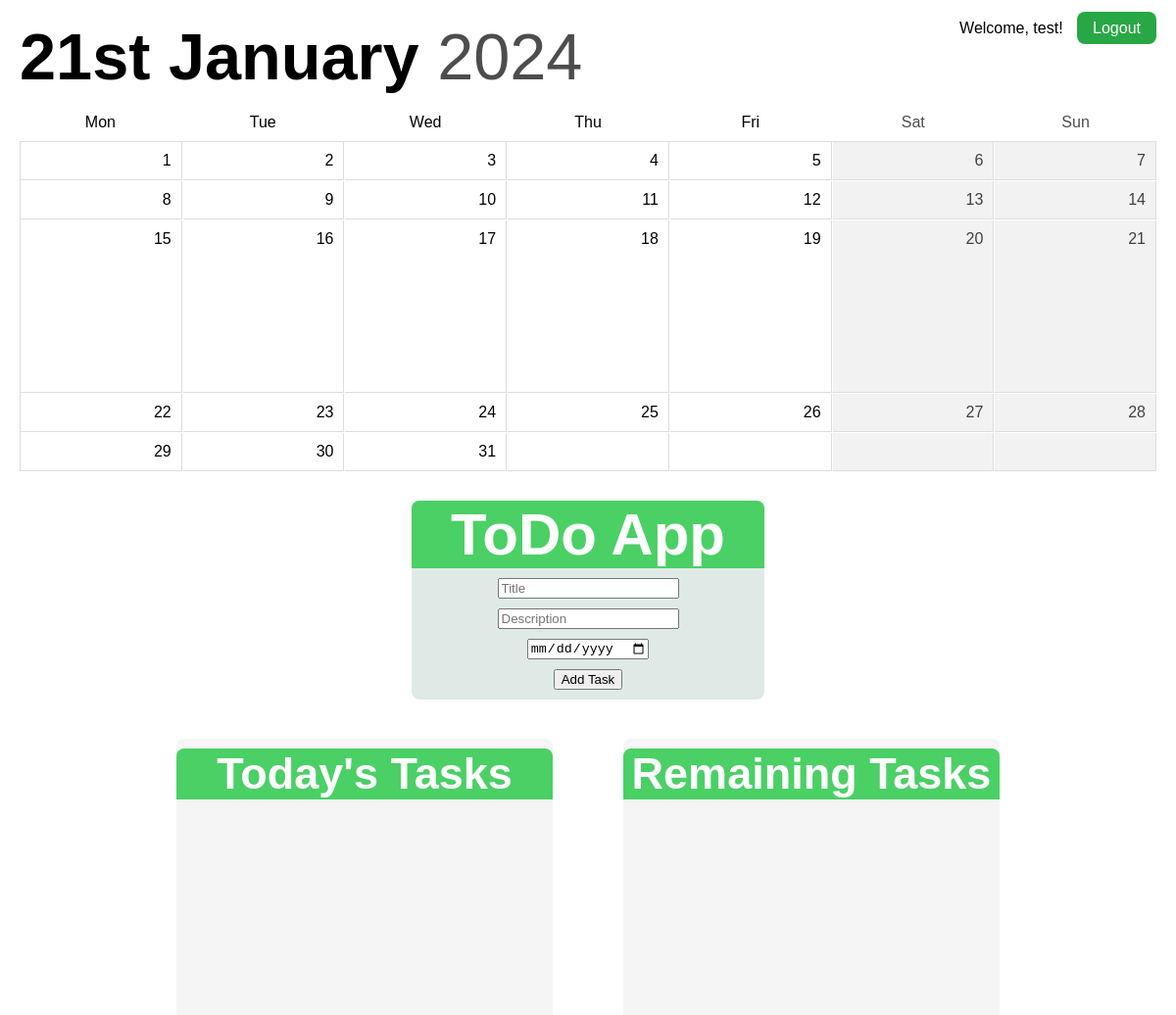
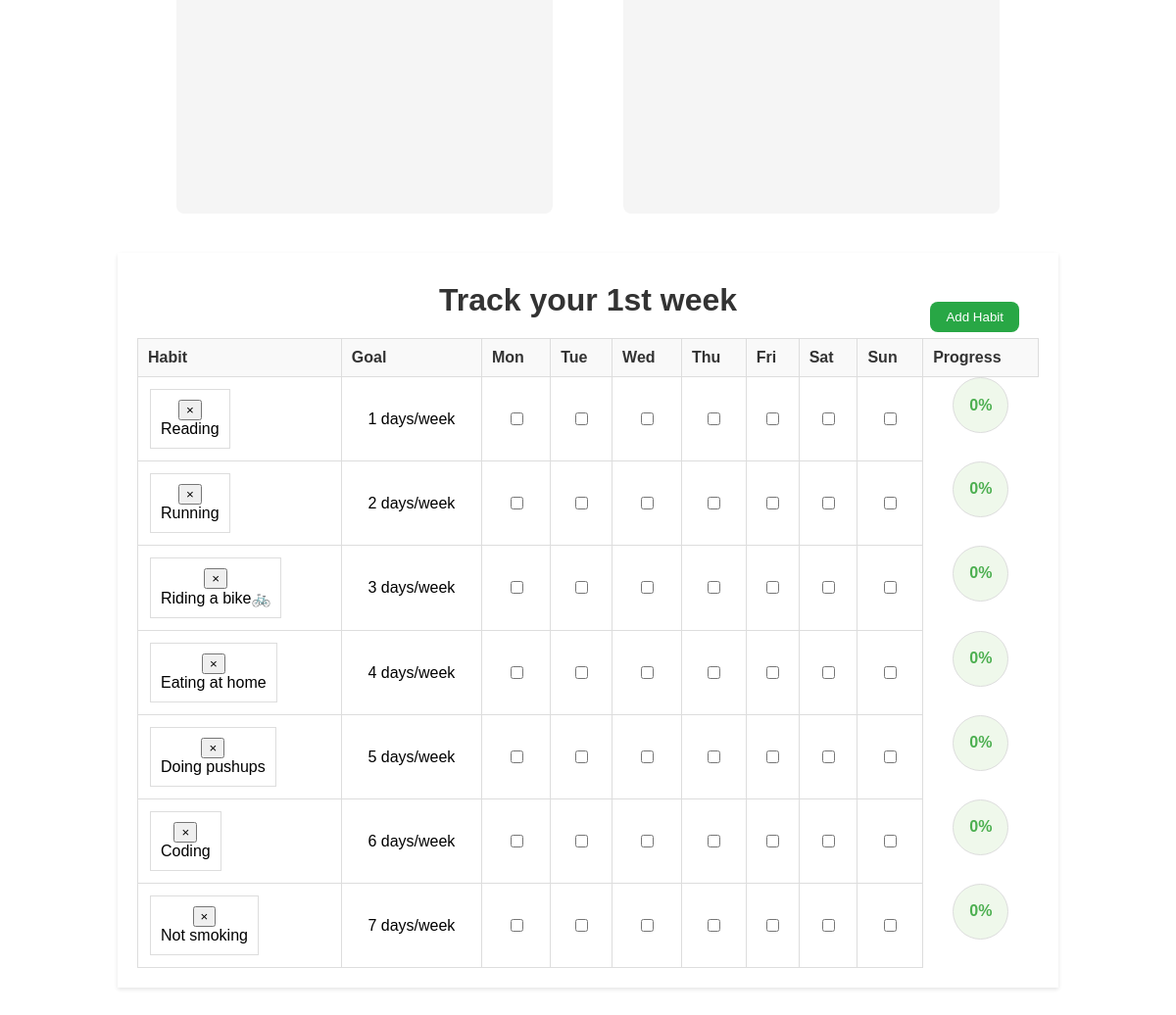
Page / (signed in) on the earlier database version (2 pictures, top to bottom).
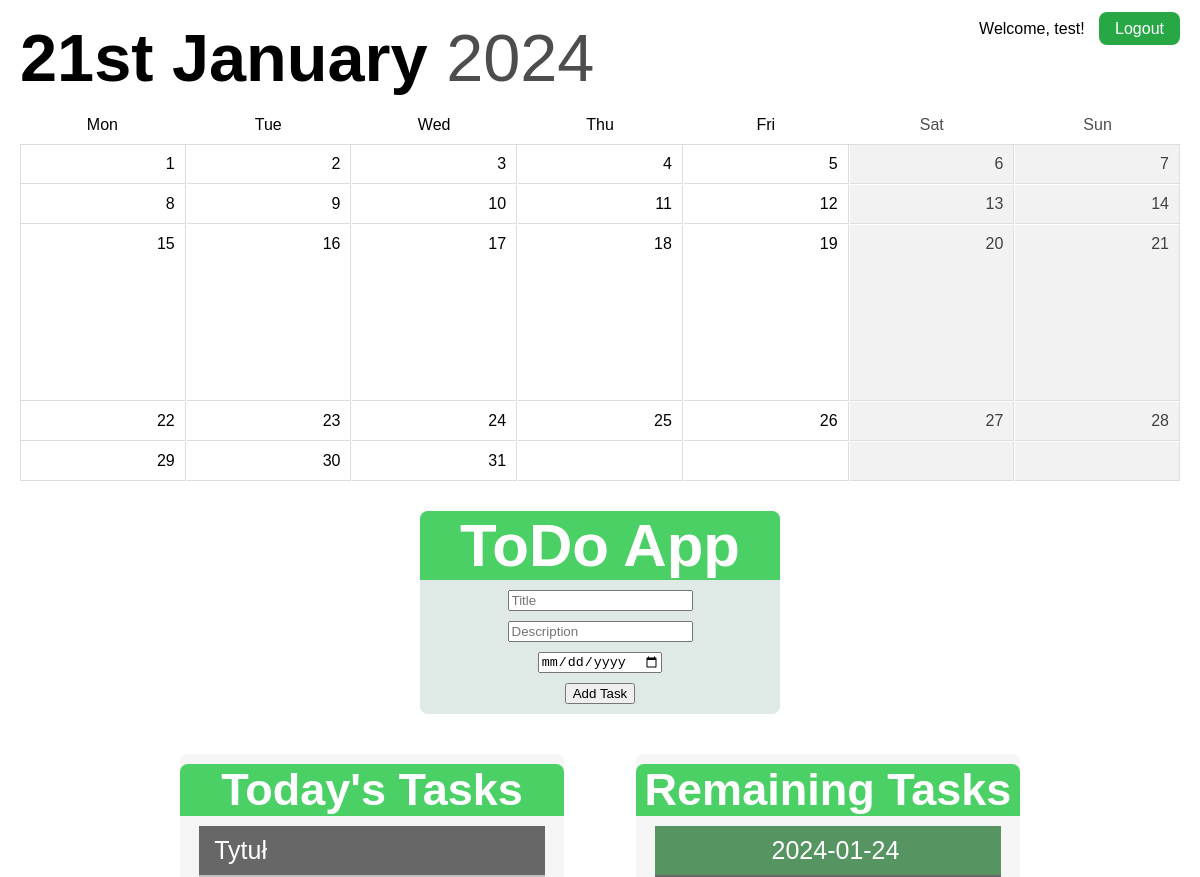
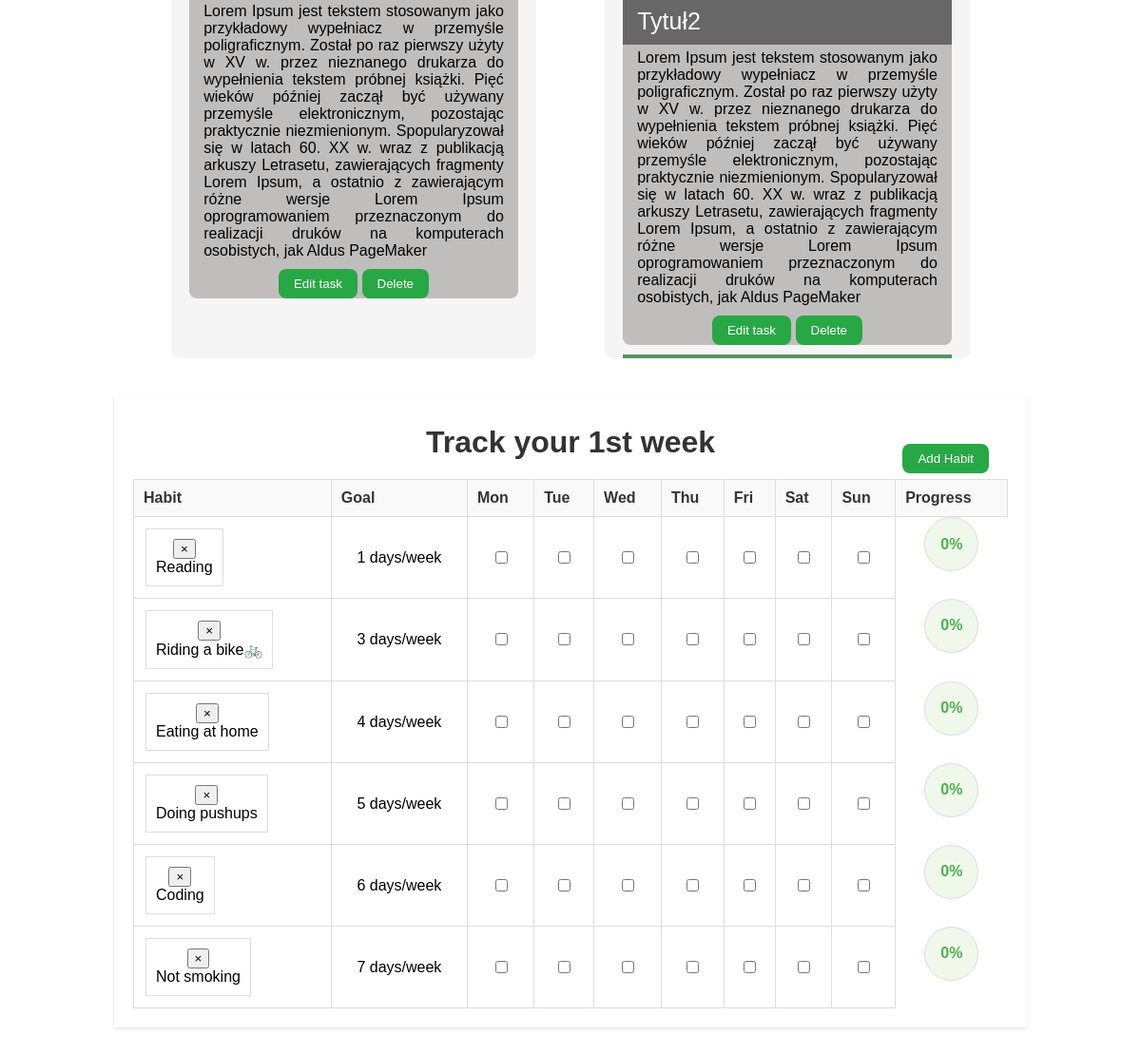
Same page on the later database version (2 pictures, top to bottom).
### app.py (models this page shows)
class User(db.Model):
    id = db.Column(db.Integer, primary_key=True)
    username = db.Column(db.String(80), unique=True, nullable=False)
    password = db.Column(db.String(120), nullable=False)

class Habit(db.Model):
    id = db.Column(db.Integer, primary_key=True)
    habit_name = db.Column(db.String(100), nullable=False)
    goal_days = db.Column(db.Integer, nullable=False)
    user_id = db.Column(db.Integer, db.ForeignKey('user.id'), nullable=False)
    user = db.relationship('User', backref=db.backref('habits', lazy=True))

class Task(db.Model):
    id = db.Column(db.Integer, primary_key=True)
    title = db.Column(db.String(80), nullable=False)
    description = db.Column(db.String(200), nullable=False)
    day = db.Column(db.String(20), nullable=False)
    user_id = db.Column(db.Integer, db.ForeignKey('user.id'), nullable=False)
    user = db.relationship('User', backref=db.backref('tasks', lazy=True))

### app.py (the view)
@app.route('/')
def home():
    if 'user_id' not in session:
        return redirect(url_for('login'))
    user_id = session['user_id']
    user = User.query.get(user_id)
    if user:
        calendar_data = generate_calendar_data()
        habits = Habit.query.filter_by(user_id=user.id).all()
        habit_logs = HabitLog.query.filter(
            HabitLog.habit_id.in_([habit.id for habit in habits]),
            db.extract('month', HabitLog.log_date) == datetime.datetime.now().month
        ).all()
        habit_tracking_data = {}
        for habit in habits:
            habit_logs_for_habit = [log for log in habit_logs if log.habit_id == habit.id]
            habit_tracking_data[habit.id] = {
                'habit_name': habit.habit_name,
                'goal_days': habit.goal_days,
                'logs': {log.log_date.day: log.progress for log in habit_logs_for_habit}
            }
        now = datetime.datetime.now()
        formatted_date = f"{ordinal(now.day)} {now.strftime('%B')}"
        current_year = f"{now.strftime('%Y')}"
        checkbox_states = get_checkbox_states(user.id)
        tasks = Task.query.filter_by(user_id=user.id).all()
        today = datetime.datetime.today().date()
        tasks_today = Task.query.filter_by(user_id=user.id, day=today).all()
        tasks_remaining = Task.query.filter(Task.user_id == user.id, Task.day > today).all()
        return render_template('index.html', user=user, calendar_data=calendar_data,
                               formatted_date=formatted_date, current_year=current_year, username=user.username,
                               habits=habits, habit_tracking_data=habit_tracking_data, checkbox_states=checkbox_states,
                               tasks=tasks, tasks_today=tasks_today, tasks_remaining=tasks_remaining)
    else:
        return redirect(url_for('login'))

### app.py (called while the page is built)
def generate_calendar_data(year=None, month=None):
    now = datetime.datetime.now()
    current_year = year or now.year
    current_month = month or now.month
    _, days_in_month = calendar.monthrange(current_year, current_month)
    first_day_of_month = datetime.date(current_year, current_month, 1)
    first_day_of_week = first_day_of_month.weekday()
    leading_empty_cells = first_day_of_week
    calendar_grid = [None] * leading_empty_cells + list(range(1, days_in_month + 1))
    trailing_empty_cells = (7 - (len(calendar_grid) % 7)) % 7
    calendar_grid += [None] * trailing_empty_cells
    calendar_grid_2d = [calendar_grid[i:i+7] for i in range(0, len(calendar_grid), 7)]
    calendar_data = {
        'current_date': now.strftime("%B %Y"),
        'days_in_month': calendar_grid_2d,
        'current_day': now.day,
    }
    return calendar_data

def ordinal(number):
    if 10 <= number % 100 <= 20:
        suffix = 'th'
    else:
        suffix = {1: 'st', 2: 'nd', 3: 'rd'}.get(number % 10, 'th')
    return f"{number}{suffix}"

def get_checkbox_states(user_id):
    checkbox_states = {}
    habit_logs = HabitLog.query.join(Habit).filter(Habit.user_id == user_id).all()
    for log in habit_logs:
        checkbox_states[(log.habit_id, log.day_index)] = log.checked
    return checkbox_states

### templates/index.html (shortened to what this page needs)
<!DOCTYPE html>
<html lang="en">
<head>
        <link rel="stylesheet" href="../static/style.css">
</head>
<body>
    <div id="top-bar">
        <div id="date">
            <span class="formatted-date">{{ formatted_date }}</span>
            <span class="current-year">{{ current_year }}</span>
        </div>
        <div id="account">
            {% if username %}
            <span class="username">Welcome, {{ username }}!</span>
            <a href="{{ url_for('logout') }}" class="logout-button">Logout</a>
            {% endif %}
        </div>
    </div>
    <div id="calendar">
        <div id="weekdays">
            <div class="name">Mon</div>
            <div class="name">Tue</div>
            <div class="name">Wed</div>
            <div class="name">Thu</div>
            <div class="name">Fri</div>
            <div class="weekend">Sat</div>
            <div class="weekend">Sun</div>
        </div>
        <div id="month-view">
            {% for week in calendar_data.days_in_month %}
            {% for day in week %}
            {% if day %}
            {% if day == calendar_data.current_day %}
            <div class="day current-day">{{ day }}</div>
            {% else %}
            <div class="day">{{ day }}</div>
            {% endif %}
            {% else %}
            <div class="day"></div>
            {% endif %}
            {% endfor %}
            {% endfor %}
        </div>
    </div>
    <div class="to-do">
        <div class="to-do-head">
            <h1>ToDo App</h1>
        </div>
        <form method="POST" action="/add_task">
            <input type="text" name="title" placeholder="Title" class="field">
            <input type="text" name="description" placeholder="Description" class="field">
            <input type="date" name="day" class="field">
            <input type="submit" value="Add Task" class="field">
        </form>
    </div>
    <div class="task-container">
        <div class="t-tasks">
            <div class="t-tasks-header">
                <h2>Today's Tasks</h2>
            </div>
            {% for task in tasks_today %}
                <div class="tasks">
                    <p class="task-title">{{ task.title }}</p>
                    <p class="task-d">{{ task.description }}</p>
                    <button type="button" class="tasks-button">Edit task</button>
                    <button type="button" class="tasks-button" onclick="location.href='/delete_task/{{ task.id }}'">Delete</button>
                </div>
            {% endfor %}
        </div>
        <div class="r-tasks">
            <div class="r-tasks-header">
                <h2>Remaining Tasks</h2>
            </div>
            {% for task in tasks_remaining %}
                <div class="tasks">
                    <p class="task-day">{{ task.day }}</p>
                    <p class="task-title">{{ task.title }} </p>
                    <p class="task-d">{{ task.description }}</p>
                    <button type="button" class="tasks-button">Edit task</button>
                    <button type="button" class="tasks-button" onclick="location.href='/delete_task/{{ task.id }}'">Delete</button>
                </div>
            {% endfor %}
        </div>
    </div>
    <div class="tracker-container">
        <header>
            <h1>Track your 1st week</h1>
            <button class="addHabitButton">Add Habit</button>
        </header>
        <table class="habit-tracker">
            <thead>
              <tr>
                <th>Habit</th>
                <th>Goal</th>
                {% for day in ['Mon', 'Tue', 'Wed', 'Thu', 'Fri', 'Sat', 'Sun'] %}
                  <th>{{ day }}</th>
                {% endfor %}
                <th>Progress</th>
              </tr>
            </thead>
            <tbody>
              {% for habit in habits %}
                <tr>
                    <td>
                        <table class="nested-table">
                            <tr>
                                <td class="nested-td">
                                    <form action="{{ url_for('delete_habit', habit_id=habit.id) }}" method="POST">
                                        <input type="submit" value="&#215" class="delete-button">
                                    </form>
                                    <div class="habit">
                                        {{ habit.habit_name }}
                                    </div>
                                </td>
                            </tr>
                        </table>
                    </td>
                    <td><span class="goal-days">{{ habit.goal_days }} days/week</span></td>
                    {% for day in ['Mon', 'Tue', 'Wed', 'Thu', 'Fri', 'Sat', 'Sun'] %}
                        <td>
                           <input
                               type="checkbox"
                               data-habit-id="{{ habit.id }}"
                               data-day-index="{{ loop.index }}"
                           >
                        </td>
                    {% endfor %}
                    <td class="progress habit-{{ habit.id }}-progress">0%</td>
                </tr>
            </tbody>
          {% endfor %}
        </table>
    </div>
</body>
</html>

Differences in the rows shown:
removed Habit: habit_name "Running", goal_days "2"
added Task: title "Tytuł", description "Lorem Ipsum jest tekstem stosowanym jako przykładowy wypełniacz w przemyśle poligraficznym. Został po raz pierwszy użyty w XV w. przez nieznanego drukarza do wypełnienia tekstem próbnej książki. Pięć wieków później zaczął być używany przemyśle elektronicznym, pozostając praktycznie niezmienionym. Spopularyzował się w latach 60. XX w. wraz z publikacją arkuszy Letrasetu, zawierających fragmenty Lorem Ipsum, a ostatnio z zawierającym różne wersje Lorem Ipsum oprogramowaniem przeznaczonym do realizacji druków na komputerach osobistych, jak Aldus PageMaker", shown under "Today's Tasks"
added Task: day "2024-01-24", title "Tytuł2", description "Lorem Ipsum jest tekstem stosowanym jako przykładowy wypełniacz w przemyśle poligraficznym. Został po raz pierwszy użyty w XV w. przez nieznanego drukarza do wypełnienia tekstem próbnej książki. Pięć wieków później zaczął być używany przemyśle elektronicznym, pozostając praktycznie niezmienionym. Spopularyzował się w latach 60. XX w. wraz z publikacją arkuszy Letrasetu, zawierających fragmenty Lorem Ipsum, a ostatnio z zawierającym różne wersje Lorem Ipsum oprogramowaniem przeznaczonym do realizacji druków na komputerach osobistych, jak Aldus PageMaker", shown under "Remaining Tasks"
